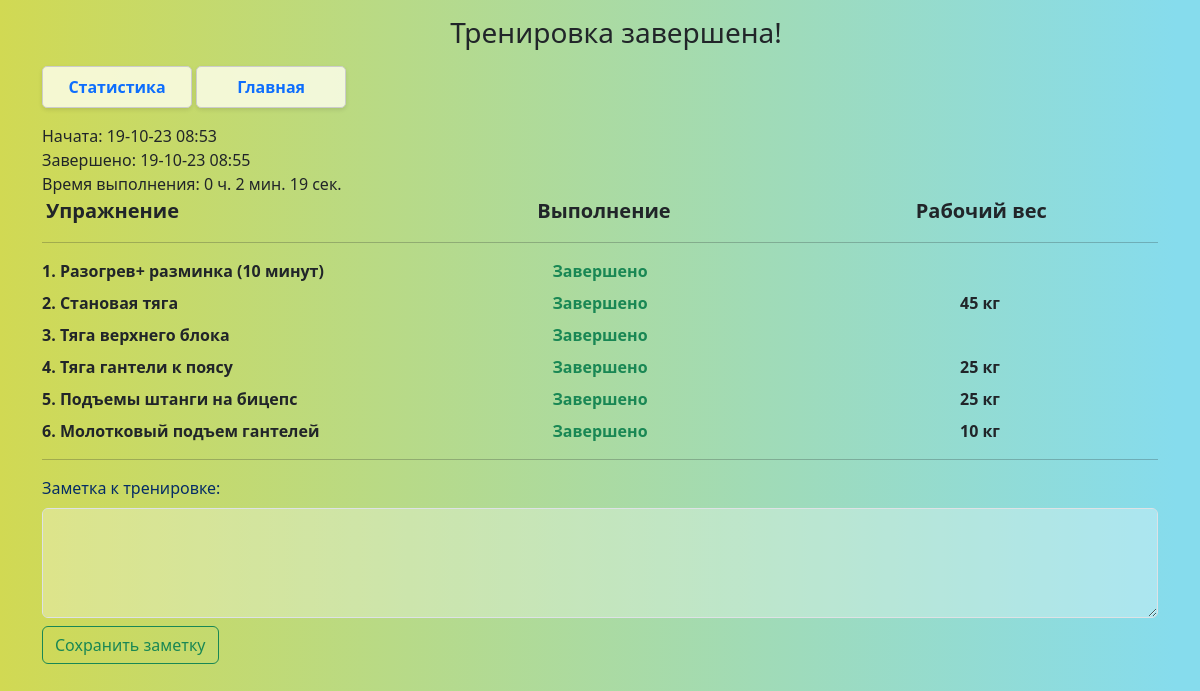
The app's page /statistics/details/54 (signed in) with its own data.
### _models.py (models this page shows, shortened)
class User(db.Model, UserMixin):
    __tablename__ = 'users'
    id = db.Column(db.Integer, primary_key=True)
    name = db.Column(db.String(80), nullable=False, unique=True)
    password = db.Column(db.String(80), nullable=False)
    role = db.Column(db.String(80), nullable=False, default='user')
    email = db.Column(db.String(80), unique=True, nullable=False)
    language = db.Column(db.String(20), default='EN')
    preferences = db.Column(db.Text, default=[])
    date_registration = Column(db.DateTime)
    date_last_activity = Column(db.DateTime)
    trainings = relationship('UserTraining', back_populates='user')

class Exercise(db.Model):
    __tablename__ = 'exercises'
    exercise_id = db.Column(db.Integer, primary_key=True)
    name = db.Column(db.String(50), default='New exercise')
    localized_name = db.Column(db.Text)
    target = db.Column(db.String(20), default='')
    description = db.Column(db.String(300), default='')
    localized_description = db.Column(db.Text)
    difficulty = db.Column(db.Integer, default=1)
    time_per_set = db.Column(db.Integer, default=1)
    counter = db.Column(db.Integer, default=0)
    filters = db.Column(JSON, default=[])  # LOCATION_FILTERS.keys
    user_training_exercises = relationship('UserTrainingExercise', back_populates='exercise')
    muscles = relationship('Muscle', secondary='exercise_muscles')
    training = db.relationship('Training', secondary='training_exercises', overlaps="exercises")
    training_exercises = relationship('TrainingExercise', back_populates='exercise')

### main.py (the view)
@app.route('/statistics/details/<int:user_training_id>')
@login_required
def statistic_details(user_training_id):
    start_time, finish_time, workout_duration = 0, 0, 0
    user_training = UserTraining.query.get(user_training_id)
    if user_training.user_id != current_user.id:
        local_flash('Base_error')
        return redirect(url_for('index'))
    dict = {}
    unformatteds = Localization.query.all()
    for unformatted in unformatteds:
        key = unformatted.key
        translations = json.loads(unformatted.translations)
        dict[key] = translations[current_user.language]
    train_note = user_training.train_note
    user_prefs = json.loads(current_user.preferences)
    time_delta = timedelta(hours=user_prefs['LTO'])
    if user_training.date_started:
        unformatted_start_time = user_training.date_started + time_delta
        start_time = unformatted_start_time.strftime('%d-%m-%y %H:%M')
        unformatted_finish_time = user_training.date_completed + time_delta
        finish_time = unformatted_finish_time.strftime('%d-%m-%y %H:%M')
        delta = unformatted_finish_time-unformatted_start_time
        seconds = delta.seconds
        hours, seconds = divmod(seconds, 3600)
        minutes, seconds = divmod(seconds, 60)
        workout_duration = f'{hours} {dict["hours"]}. {minutes} {dict["minutes"]}. {seconds} {dict["seconds"]}.'
    user_training_exercises = UserTrainingExercise.query.filter_by(user_training_id=user_training_id).all()
    finish_data = []
    for ute in user_training_exercises:
        ex = Exercise.query.get(ute.exercise_id)  # для ссылки на статистику упражнений
        ex_id = ex.exercise_id
        loc_ex_names = json.loads(ex.localized_name)
        ex_name = loc_ex_names[current_user.language]
        ex_skipped = ute.skipped
        weight = ute.weight
        finish_data.append({'ex_id': ex_id, 'ex_name': ex_name, 'ex_skipped': ex_skipped, 'weight': weight})
    return render_template('training_finished.html', finish_data=finish_data, train_note=train_note, user_training_id=user_training_id,
                           start_time=start_time, finish_time=finish_time, workout_duration=workout_duration)

### _logic.py (called while the page is built)
def load_localization_dict():
    phrases = Localization.query.all()
    phrases_list = {}
    for phrase in phrases:
        translations_dict = json.loads(phrase.translations)
        phrases_list[phrase.key] = translations_dict
    return phrases_list

### main.py (called while the page is built)
@login_manager.user_loader
def load_user(user_id):
    return User.query.get(int(user_id))

@app.context_processor
def inject_local_dict():
    local_dict = load_localization_dict()
    return {'local_dict': local_dict}

### templates/training_finished.html (shortened to what this page needs)
{% extends 'base.html' %}
{% block body %}
<div class="container text-center m-3">
    {% if start_time != 0 %}
        <h3>{{local_dict['Workout complete'][current_user.language]}}!</h3>
    {% else %}
        <h3 class="text-danger" style="text-decoration: line-through;">{{local_dict['Workout complete'][current_user.language]}}!</h3>
    {% endif %}
</div>
<div class="mb-3">
    <a href="/statistics" class="statistics-btn d-inline-flex p-2 fw-bold fs-6 link-underline link-underline-opacity-0">
    {{local_dict['Statistics'][current_user.language]}}
</a>
<a href="/" class="statistics-btn d-inline-flex p-2 fw-bold fs-6 link-underline link-underline-opacity-0">
    {{local_dict['Main'][current_user.language]}}
</a>
</div>
{% if start_time != 0 %}
<div class="">
    {{local_dict['started'][current_user.language]}}: {{start_time}} <br>
    {{local_dict['Completed'][current_user.language]}}: {{finish_time}}<br>
    {{local_dict['lead_time'][current_user.language]}}: {{workout_duration}}
</div>
{% endif %}
<div class="row mb-0 fs-5">
        <div class="col mb-0 px-3 fw-semibold">
           {{local_dict['Exercise'][current_user.language]}}
        </div>
        <div class="col mb-0 fw-semibold text-center">
            {{local_dict['Performance'][current_user.language]}}
        </div>
        <div class="col mb-0 fw-semibold text-center">
            {{local_dict['Working weight'][current_user.language]}}
        </div>
</div>
 <hr>
{% for ex in finish_data %}
    <div class="row mb-2 fs-6">
        <div class="col fw-semibold">
            {{loop.index}}. {{ex.ex_name}}
        </div>
        <div class="col mb-0 fw-semibold text-center">
            {% if not ex.ex_skipped %} <span class="text-success">
                                            {{local_dict['Completed'][current_user.language]}}
                                        </span>
            {% else %} <span class="text-danger">
                            {{local_dict['Skipped'][current_user.language]}}
                        </span> {% endif %}
        </div>
        <div class="col mb-0 fw-semibold text-center">
            {% if ex.weight>0 %}
                {{ex.weight}} {{local_dict['kg'][current_user.language]}}
            {% endif %}
        </div>
    </div>
{% endfor %}
<hr>
<form action="/note_save" method="post">
    <div class="text-primary-emphasis mb-2" id="notes_div">
        {{local_dict['Workout note'][current_user.language]}}:
    </div>
    <div class="mb-2">
        <textarea name="train_note" id="train_note" class="form-control bg-white-op-50" rows="4">{{train_note}}</textarea>
    </div>
    <div class="">
        <input type="submit" class="btn btn-outline-success" value="{{local_dict['Save note'][current_user.language]}}">
    </div>
</form>
{% endblock %}

### static/css/main.css (style rules this page uses)
body { background-image: linear-gradient(90deg, rgba(2,0,36,1) 0%, rgba(209,217,83,1) 0%, rgba(134,220,237,1) 98%); background-size: cover; background-repeat: no-repeat; background-attachment: fixed; }
.statistics-btn { display: flex; justify-content: center; padding: 2px; border: 1px solid #ccc; border-radius: 5px; background-color: rgba(255,255,240, 0.8); box-shadow: 0 2px 4px rgba(0, 0, 0, 0.1); max-width: 150px; width: 100%; }
.bg-white-op-50 { background-color: rgba(255,255,255, 0.3); }

### records on screen
User: language "Тренировка завершена", language "Статистика", language "Главная", language "Начата", language "Завершено", language "Время выполнения", language "Упражнение", language "Выполнение", language "Рабочий вес", language "кг", language "Заметка к тренировке", language "Сохранить заметку"
Exercise: ex_name "Разогрев+ разминка (10 минут)"
Exercise: ex_name "Становая тяга", weight "45"
Exercise: ex_name "Тяга верхнего блока"
Exercise: ex_name "Тяга гантели к поясу", weight "25"
Exercise: ex_name "Подъемы штанги на бицепс", weight "25"
Exercise: ex_name "Молотковый подъем гантелей", weight "10"

### other values on screen
{{ start_time }} "19-10-23 08:53"
{{ finish_time }} "19-10-23 08:55"
{{ workout_duration }} "0 ч. 2 мин. 19 сек."
